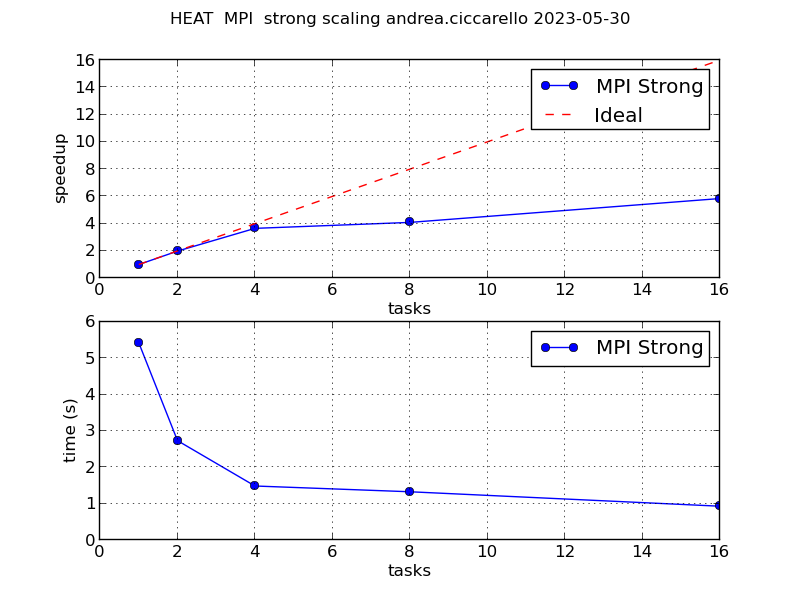

This chart was generated by the following Python code:
import matplotlib
matplotlib.use('Agg')   
import matplotlib.pyplot as plt
from numpy import *
import info_personali as ip

data1 = loadtxt("mpi_heat_strong.dat")  #
TIM1=data1[:,0]  # time
PRC1=data1[:,1]  # numprocs


plt.figure(1) #
plt.suptitle('HEAT  MPI  strong scaling ' + ip.get_user() + ' ' + ip.get_timestamp())

plt.subplot(211)
plt.grid()
plt.xlabel('tasks')
plt.ylabel('speedup')
plt.plot(PRC1,TIM1[0]/TIM1,'-o',label="MPI Strong")
plt.plot([1,16],[1,16],'r--',label='Ideal')
plt.legend()

plt.subplot(212)
plt.grid()
plt.xlabel('tasks')
plt.ylabel('time (s)')
plt.plot(PRC1, TIM1,'-o',label="MPI Strong")
plt.legend()


plt.savefig('mpi_heat_strong.png')

